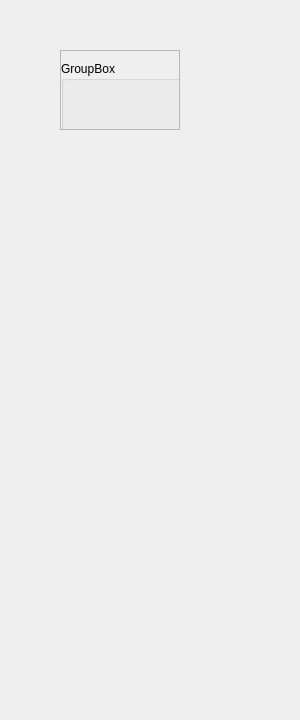
<?xml version="1.0" encoding="UTF-8"?>
<ui version="4.0">
 <class>Form</class>
 <widget class="QWidget" name="Form">
  <property name="geometry">
   <rect>
    <x>0</x>
    <y>0</y>
    <width>300</width>
    <height>720</height>
   </rect>
  </property>
  <property name="sizePolicy">
   <sizepolicy hsizetype="Fixed" vsizetype="Fixed">
    <horstretch>0</horstretch>
    <verstretch>0</verstretch>
   </sizepolicy>
  </property>
  <property name="windowTitle">
   <string>Form</string>
  </property>
  <widget class="QScrollArea" name="scrollArea">
   <property name="geometry">
    <rect>
     <x>60</x>
     <y>50</y>
     <width>120</width>
     <height>80</height>
    </rect>
   </property>
   <property name="sizePolicy">
    <sizepolicy hsizetype="Maximum" vsizetype="Maximum">
     <horstretch>0</horstretch>
     <verstretch>0</verstretch>
    </sizepolicy>
   </property>
   <property name="widgetResizable">
    <bool>true</bool>
   </property>
   <widget class="QWidget" name="scrollAreaWidgetContents">
    <property name="geometry">
     <rect>
      <x>0</x>
      <y>0</y>
      <width>118</width>
      <height>78</height>
     </rect>
    </property>
    <widget class="QGroupBox" name="groupBox">
     <property name="geometry">
      <rect>
       <x>0</x>
       <y>10</y>
       <width>120</width>
       <height>80</height>
      </rect>
     </property>
     <property name="title">
      <string>GroupBox</string>
     </property>
     <widget class="QWidget" name="formLayoutWidget">
      <property name="geometry">
       <rect>
        <x>10</x>
        <y>30</y>
        <width>101</width>
        <height>41</height>
       </rect>
      </property>
      <layout class="QFormLayout" name="formLayout"/>
     </widget>
    </widget>
   </widget>
  </widget>
 </widget>
 <resources/>
 <connections/>
</ui>
